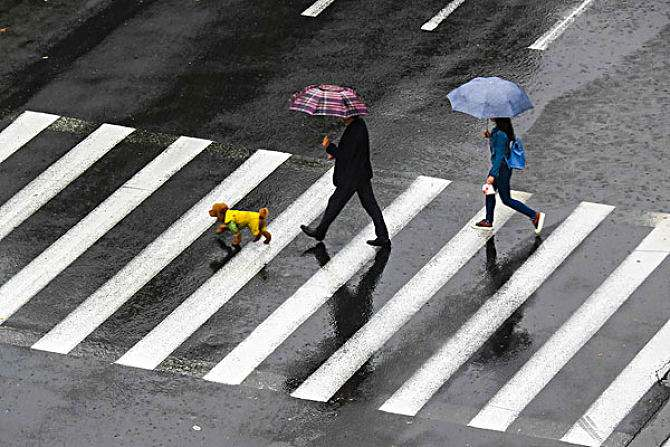
#> input picture U5/bmx.jpg, 670 x 447 px
$ python '11_霍夫变换.py'
#> lines starting #> are read from the running program, lines starting #| are printed output that depends on the picture; after the words box and inside, x2 and y2 are one past the last pixel; in counts of white or black regions, pixels touching at a corner belong together
import cv2 as cv
import numpy as np
img = cv.imread('bmx.jpg')
#> img is the input picture: shape (447, 670, 3); mean B, G, R 119, 118.4, 118.5
blur = cv.GaussianBlur(img,(5,5),-5,-5)
gray = cv.cvtColor(img,cv.COLOR_BGR2GRAY)
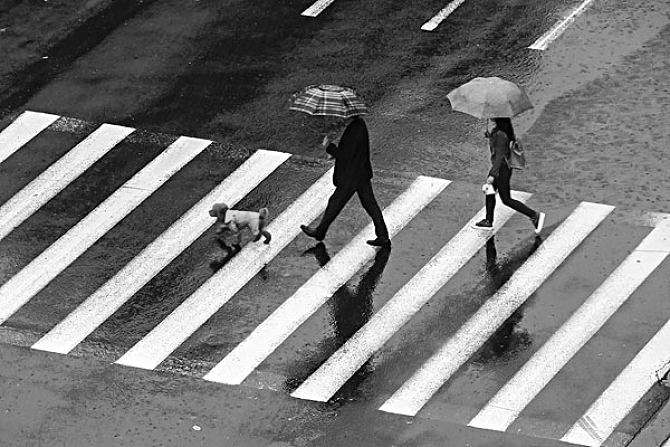
#> gray: shape (447, 670); min 0, max 255, mean 118.5
# 大津算法
#ret,threshold = cv.threshold(gray,0,255,cv.THRESH_BINARY+cv.THRESH_OTSU)

ret,g = cv.threshold(gray,180,255,cv.THRESH_BINARY) # ret阈值，g图片
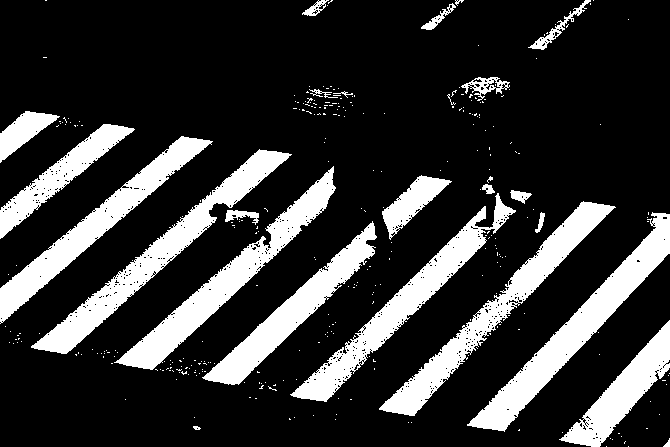
#> g: shape (447, 670); 20.5% white; 326 white regions (302 under 20 px), largest, box (x1, y1, x2, y2) and area: (467, 212, 670, 432) 7726, (31, 149, 292, 354) 7343, (379, 201, 616, 416) 7084
edges = cv.Canny(g,120,200)
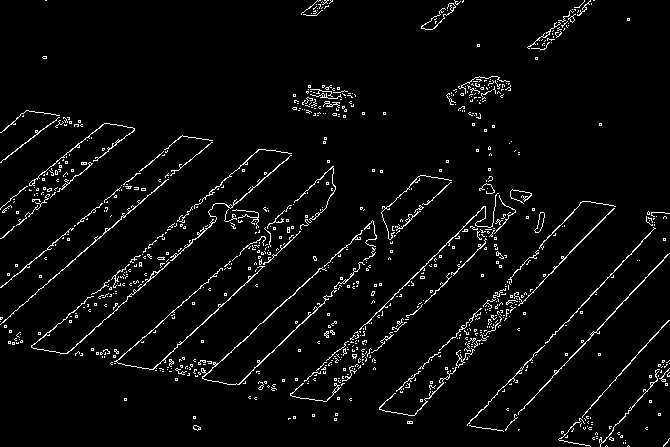
#> edges: shape (447, 670); 3.8% white in thin lines or dots

# 霍夫变换
lines = cv.HoughLines(edges,1,np.pi/180,135)
#> lines = 14 rows, first 8: [374, 0.82], [244, 0.855], [661, 0.75], [581, 0.785], [585, 0.768], [308, 0.838], [415, 0.82], [283, 0.855]
# print(lines)

# 循环
for line in lines:
    for rho,theta in line:
        a = np.cos(theta)
        b = np.sin(theta)
        x0 = a*rho
        y0 = b*rho
        x1 = int(x0+1000*(-b))
        y1 = int(y0+1000*(a))
        x2 = int(x0-1000*(-b))
        y2 = int(y0-1000*(a))
        cv.line(img,(x1,y1),(x2,y2),(0,0,255),2)
#> this loop made 14 passes
#> line on passes 1 to 12: [[374, 0.82]], [[244, 0.855]], [[661, 0.75]], [[581, 0.785]], [[585, 0.768]], [[308, 0.838]], [[415, 0.82]], [[283, 0.855]], [[441, 0.785]], [[630, 0.768]], [[442, 0.803]], [[513, 0.785]]
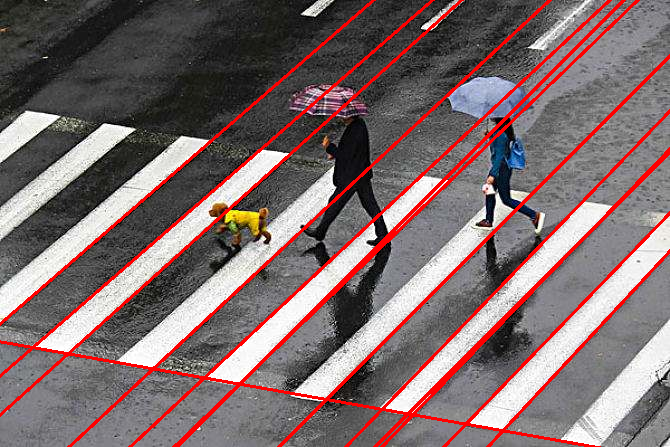
#> img: shape (447, 670, 3); 7.4% of pixels changed, all inside (x1, y1, x2, y2) = (0, 0, 670, 447)

cv.imshow('img',g)
cv.imshow('img1',edges)
cv.imshow('lines',img)
cv.waitKey(0)
